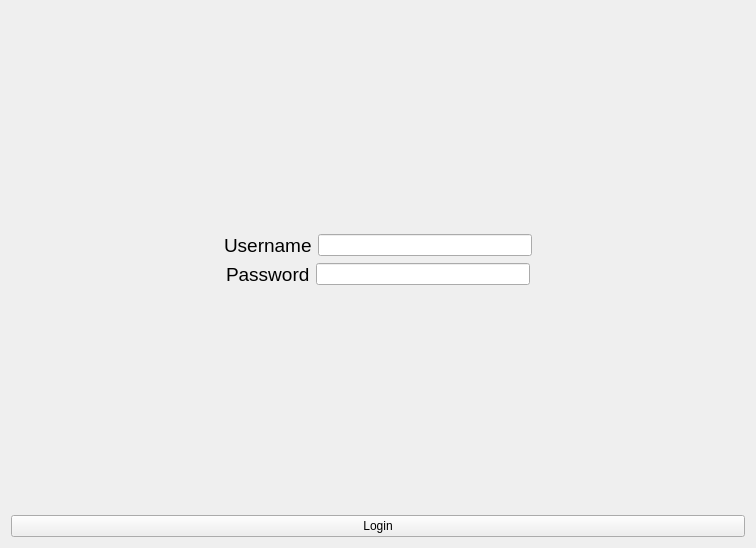
<?xml version="1.0" encoding="UTF-8"?>
<ui version="4.0">
 <class>Widget</class>
 <widget class="QWidget" name="Widget">
  <property name="geometry">
   <rect>
    <x>0</x>
    <y>0</y>
    <width>756</width>
    <height>548</height>
   </rect>
  </property>
  <property name="windowTitle">
   <string>Widget</string>
  </property>
  <layout class="QVBoxLayout" name="verticalLayout">
   <item>
    <spacer name="verticalSpacer">
     <property name="orientation">
      <enum>Qt::Vertical</enum>
     </property>
     <property name="sizeHint" stdset="0">
      <size>
       <width>20</width>
       <height>40</height>
      </size>
     </property>
    </spacer>
   </item>
   <item>
    <layout class="QHBoxLayout" name="horizontalLayout">
     <item>
      <spacer name="horizontalSpacer">
       <property name="orientation">
        <enum>Qt::Horizontal</enum>
       </property>
       <property name="sizeHint" stdset="0">
        <size>
         <width>40</width>
         <height>20</height>
        </size>
       </property>
      </spacer>
     </item>
     <item>
      <widget class="QLabel" name="label_Username">
       <property name="font">
        <font>
         <pointsize>14</pointsize>
        </font>
       </property>
       <property name="text">
        <string>Username</string>
       </property>
      </widget>
     </item>
     <item>
      <widget class="QLineEdit" name="lineEdit_Username"/>
     </item>
     <item>
      <spacer name="horizontalSpacer_2">
       <property name="orientation">
        <enum>Qt::Horizontal</enum>
       </property>
       <property name="sizeHint" stdset="0">
        <size>
         <width>40</width>
         <height>20</height>
        </size>
       </property>
      </spacer>
     </item>
    </layout>
   </item>
   <item>
    <layout class="QHBoxLayout" name="horizontalLayout_2">
     <item>
      <spacer name="horizontalSpacer_3">
       <property name="orientation">
        <enum>Qt::Horizontal</enum>
       </property>
       <property name="sizeHint" stdset="0">
        <size>
         <width>40</width>
         <height>20</height>
        </size>
       </property>
      </spacer>
     </item>
     <item>
      <widget class="QLabel" name="label_Password">
       <property name="font">
        <font>
         <pointsize>14</pointsize>
        </font>
       </property>
       <property name="text">
        <string>Password</string>
       </property>
      </widget>
     </item>
     <item>
      <widget class="QLineEdit" name="lineEdit_Password"/>
     </item>
     <item>
      <spacer name="horizontalSpacer_4">
       <property name="orientation">
        <enum>Qt::Horizontal</enum>
       </property>
       <property name="sizeHint" stdset="0">
        <size>
         <width>40</width>
         <height>20</height>
        </size>
       </property>
      </spacer>
     </item>
    </layout>
   </item>
   <item>
    <spacer name="verticalSpacer_2">
     <property name="orientation">
      <enum>Qt::Vertical</enum>
     </property>
     <property name="sizeHint" stdset="0">
      <size>
       <width>20</width>
       <height>210</height>
      </size>
     </property>
    </spacer>
   </item>
   <item>
    <widget class="QPushButton" name="pushButton_Login">
     <property name="text">
      <string>Login</string>
     </property>
    </widget>
   </item>
  </layout>
 </widget>
 <resources/>
 <connections/>
</ui>
